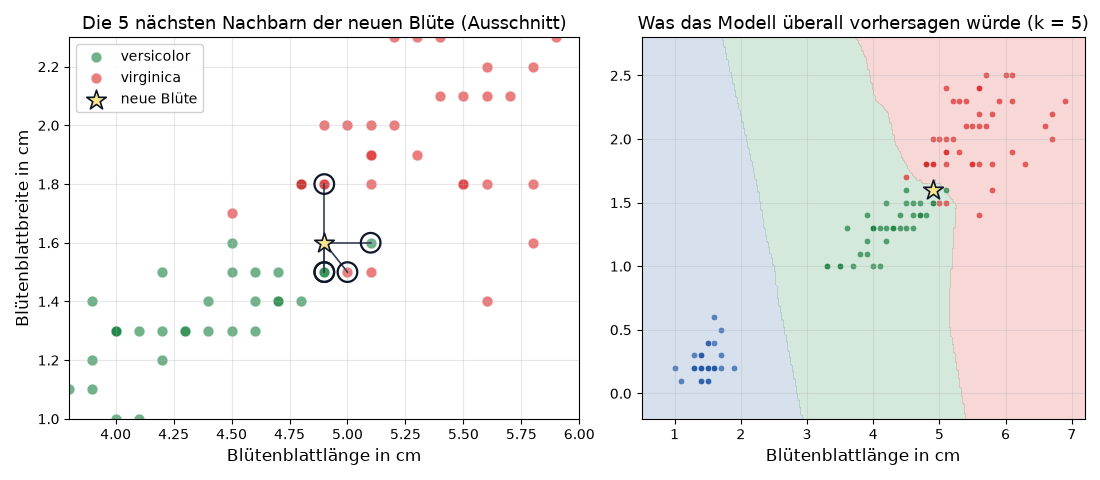

Recreate this plot in Python.
"""k-nächste Nachbarn auf Iris: Trainingsblüten, eine neue Blüte und ihre fünf nächsten Nachbarn."""
import pathlib
import sys

import matplotlib
matplotlib.use("Agg")
import matplotlib.pyplot as plt
import numpy as np
from sklearn.datasets import load_iris
from sklearn.model_selection import train_test_split
from sklearn.neighbors import KNeighborsClassifier

# ohne Argument landet das Bild neben dem Skript
out = sys.argv[1] if len(sys.argv) > 1 else pathlib.Path(__file__).with_suffix(".png")

# Split wie auf der Folie, aber nur zwei Merkmale, damit man es zeichnen kann
iris = load_iris()
X, y = iris.data[:, 2:], iris.target            # Blütenblatt: Länge, Breite
X_train, X_test, y_train, y_test = train_test_split(X, y, test_size=0.2, random_state=1)
k = 5
model = KNeighborsClassifier(n_neighbors=k).fit(X_train, y_train)

neu = np.array([[4.9, 1.6]])                    # eine neue Blüte, nahe der Grenze
abstand, idx = model.kneighbors(neu)
idx = idx[0]
vorhersage = model.predict(neu)[0]
stimmen = np.bincount(y_train[idx], minlength=3)

FARBEN = ["#2459a6", "#15803d", "#dc2626"]
NAMEN = ["setosa", "versicolor", "virginica"]

fig, axes = plt.subplots(1, 2, figsize=(11, 4.8), dpi=100, gridspec_kw={"width_ratios": [1.15, 1]})

# links: Trainingsdaten, neue Blüte, Nachbarn
ax = axes[0]
for c in (1, 2):                                # Ausschnitt: setosa liegt weit links außerhalb
    m = y_train == c
    ax.scatter(X_train[m, 0], X_train[m, 1], s=60, color=FARBEN[c], alpha=0.6,
               edgecolors="white", linewidths=0.5, label=NAMEN[c])
for i in idx:
    ax.plot([neu[0, 0], X_train[i, 0]], [neu[0, 1], X_train[i, 1]], color="#334155", lw=1.2, zorder=3)
    ax.scatter(X_train[i, 0], X_train[i, 1], s=200, facecolors="none", edgecolors="#0f172a", linewidths=1.6, zorder=4)
ax.scatter(*neu[0], s=220, marker="*", color="#fde68a", edgecolors="#0f172a", linewidths=1.2, zorder=5, label="neue Blüte")
ax.set_xlabel("Blütenblattlänge in cm", fontsize=12)
ax.set_ylabel("Blütenblattbreite in cm", fontsize=12)
ax.set_title(f"Die {k} nächsten Nachbarn der neuen Blüte (Ausschnitt)", fontsize=13)
ax.set_xlim(3.8, 6.0); ax.set_ylim(1.0, 2.3)
ax.legend(loc="upper left", fontsize=10, framealpha=0.9)
ax.grid(alpha=0.3)

# rechts: Entscheidungsgebiete desselben Modells
ax = axes[1]
xx, yy = np.meshgrid(np.linspace(0.5, 7.2, 300), np.linspace(-0.2, 2.8, 300))
zz = model.predict(np.c_[xx.ravel(), yy.ravel()]).reshape(xx.shape)
ax.contourf(xx, yy, zz, levels=[-0.5, 0.5, 1.5, 2.5], colors=FARBEN, alpha=0.18)
for c in range(3):
    m = y_train == c
    ax.scatter(X_train[m, 0], X_train[m, 1], s=22, color=FARBEN[c], alpha=0.7, edgecolors="white", linewidths=0.4)
ax.scatter(*neu[0], s=220, marker="*", color="#fde68a", edgecolors="#0f172a", linewidths=1.2, zorder=5)
ax.set_xlabel("Blütenblattlänge in cm", fontsize=12)
ax.set_title(f"Was das Modell überall vorhersagen würde (k = {k})", fontsize=13)
ax.set_xlim(0.5, 7.2); ax.set_ylim(-0.2, 2.8)
ax.grid(alpha=0.3)

fig.tight_layout()
fig.savefig(out)
print("Nachbarn:", [NAMEN[c] for c in y_train[idx]], "| Stimmen:", dict(zip(NAMEN, stimmen)), "| Vorhersage:", NAMEN[vorhersage])
print("Abstände:", abstand[0].round(2))
